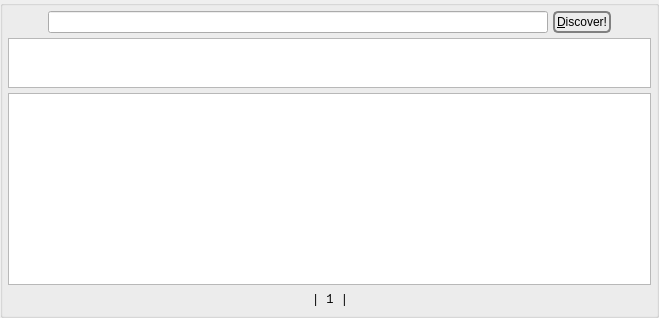
             <widget class="QGroupBox" name="urlsBox">
              <layout class="QVBoxLayout" name="verticalLayout_68">
               <property name="spacing">
                <number>5</number>
               </property>
               <property name="leftMargin">
                <number>5</number>
               </property>
               <property name="topMargin">
                <number>5</number>
               </property>
               <property name="rightMargin">
                <number>5</number>
               </property>
               <property name="bottomMargin">
                <number>5</number>
               </property>
               <item>
                <layout class="QHBoxLayout" name="horizontalLayout_7">
                 <property name="spacing">
                  <number>5</number>
                 </property>
                 <item>
                  <spacer name="horizontalSpacer_4">
                   <property name="orientation">
                    <enum>Qt::Horizontal</enum>
                   </property>
                   <property name="sizeHint" stdset="0">
                    <size>
                     <width>40</width>
                     <height>20</height>
                    </size>
                   </property>
                  </spacer>
                 </item>
                 <item>
                  <widget class="QLineEdit" name="search">
                   <property name="minimumSize">
                    <size>
                     <width>500</width>
                     <height>0</height>
                    </size>
                   </property>
                   <property name="toolTip">
                    <string>Please provide complete keywords.</string>
                   </property>
                  </widget>
                 </item>
                 <item>
                  <widget class="QPushButton" name="discover">
                   <property name="styleSheet">
                    <string notr="true">QPushButton {
 border: 2px solid gray;
 background-color: qlineargradient(x1: 0, y1: 0, x2: 0, y2: 1,
                                   stop: 0 #E0E0E0, stop: 1 #FFFFFF);
 border-radius: 5px;

 padding: 2px;
 }


QPushButton:hover { 
background-color: qlineargradient(x1: 0, y1: 0, x2: 0, y2: 1,
                                   stop: 0 rgb(254,229,172), stop: 1 #FFFFFF);
background-position: top center; } 

QPushButton:pressed {
     background-color: darkgrey;
     border-style: inset;
 }</string>
                   </property>
                   <property name="text">
                    <string>&amp;Discover!</string>
                   </property>
                   <property name="icon">
                    <iconset resource="../Icons/icons.qrc">
                     <normaloff>:/nuvola/search.png</normaloff>:/nuvola/search.png</iconset>
                   </property>
                  </widget>
                 </item>
                 <item>
                  <spacer name="horizontalSpacer_5">
                   <property name="orientation">
                    <enum>Qt::Horizontal</enum>
                   </property>
                   <property name="sizeHint" stdset="0">
                    <size>
                     <width>40</width>
                     <height>20</height>
                    </size>
                   </property>
                  </spacer>
                 </item>
                </layout>
               </item>
               <item>
                <widget class="QTextBrowser" name="searchfor">
                 <property name="sizePolicy">
                  <sizepolicy hsizetype="Expanding" vsizetype="Fixed">
                   <horstretch>0</horstretch>
                   <verstretch>0</verstretch>
                  </sizepolicy>
                 </property>
                 <property name="maximumSize">
                  <size>
                   <width>16777215</width>
                   <height>50</height>
                  </size>
                 </property>
                 <property name="font">
                  <font>
                   <family>Monospace</family>
                  </font>
                 </property>
                 <property name="tabChangesFocus">
                  <bool>true</bool>
                 </property>
                 <property name="textInteractionFlags">
                  <set>Qt::LinksAccessibleByKeyboard|Qt::LinksAccessibleByMouse|Qt::TextBrowserInteraction|Qt::TextSelectableByKeyboard|Qt::TextSelectableByMouse</set>
                 </property>
                 <property name="openLinks">
                  <bool>false</bool>
                 </property>
                </widget>
               </item>
               <item>
                <widget class="spoton_textbrowser" name="urls">
                 <property name="font">
                  <font>
                   <family>Monospace</family>
                  </font>
                 </property>
                 <property name="tabChangesFocus">
                  <bool>true</bool>
                 </property>
                 <property name="textInteractionFlags">
                  <set>Qt::LinksAccessibleByKeyboard|Qt::LinksAccessibleByMouse|Qt::TextBrowserInteraction|Qt::TextSelectableByKeyboard|Qt::TextSelectableByMouse</set>
                 </property>
                 <property name="openLinks">
                  <bool>false</bool>
                 </property>
                </widget>
               </item>
               <item>
                <layout class="QHBoxLayout" name="horizontalLayout_16">
                 <property name="spacing">
                  <number>5</number>
                 </property>
                 <item>
                  <spacer name="horizontalSpacer_12">
                   <property name="orientation">
                    <enum>Qt::Horizontal</enum>
                   </property>
                   <property name="sizeHint" stdset="0">
                    <size>
                     <width>40</width>
                     <height>20</height>
                    </size>
                   </property>
                  </spacer>
                 </item>
                 <item>
                  <widget class="QLabel" name="url_pages">
                   <property name="font">
                    <font>
                     <family>Monospace</family>
                    </font>
                   </property>
                   <property name="text">
                    <string>| 1 |</string>
                   </property>
                   <property name="alignment">
                    <set>Qt::AlignCenter</set>
                   </property>
                  </widget>
                 </item>
                 <item>
                  <spacer name="horizontalSpacer_13">
                   <property name="orientation">
                    <enum>Qt::Horizontal</enum>
                   </property>
                   <property name="sizeHint" stdset="0">
                    <size>
                     <width>40</width>
                     <height>20</height>
                    </size>
                   </property>
                  </spacer>
                 </item>
                </layout>
               </item>
              </layout>
             </widget>
